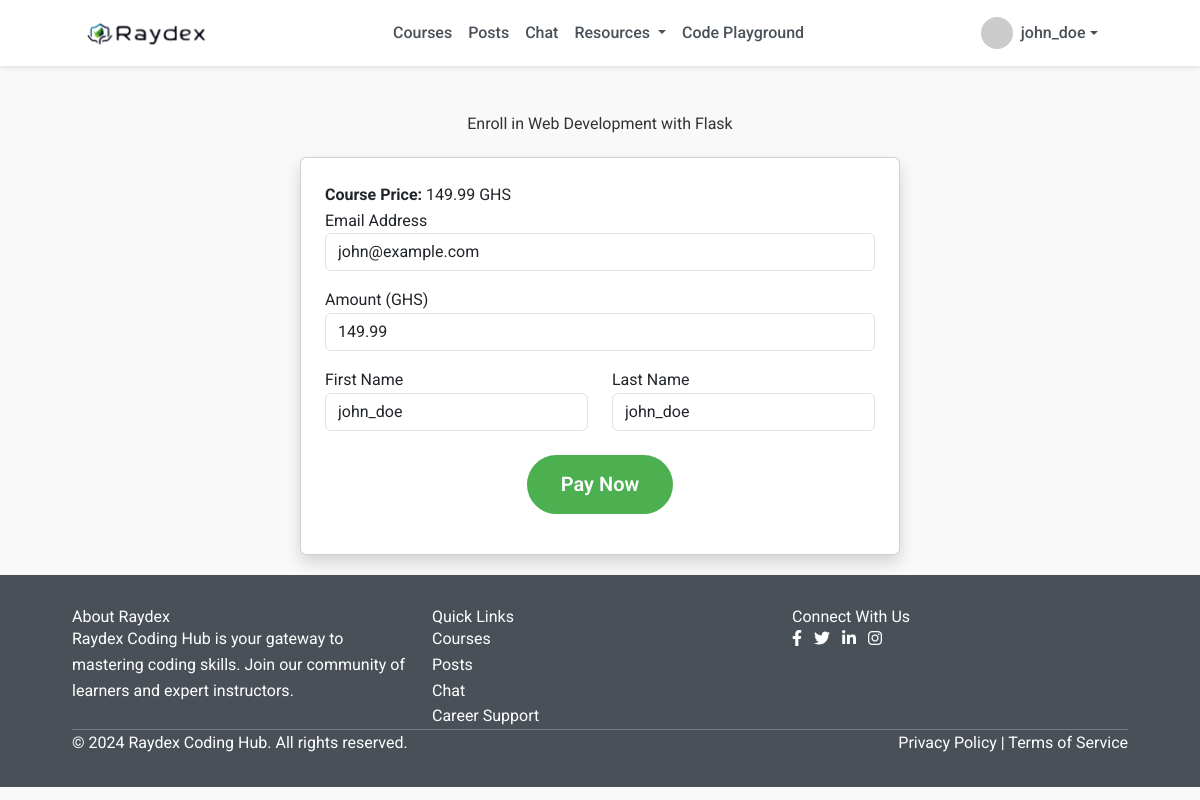
/course/2/enroll (signed in), run on an earlier commit of the app's database.
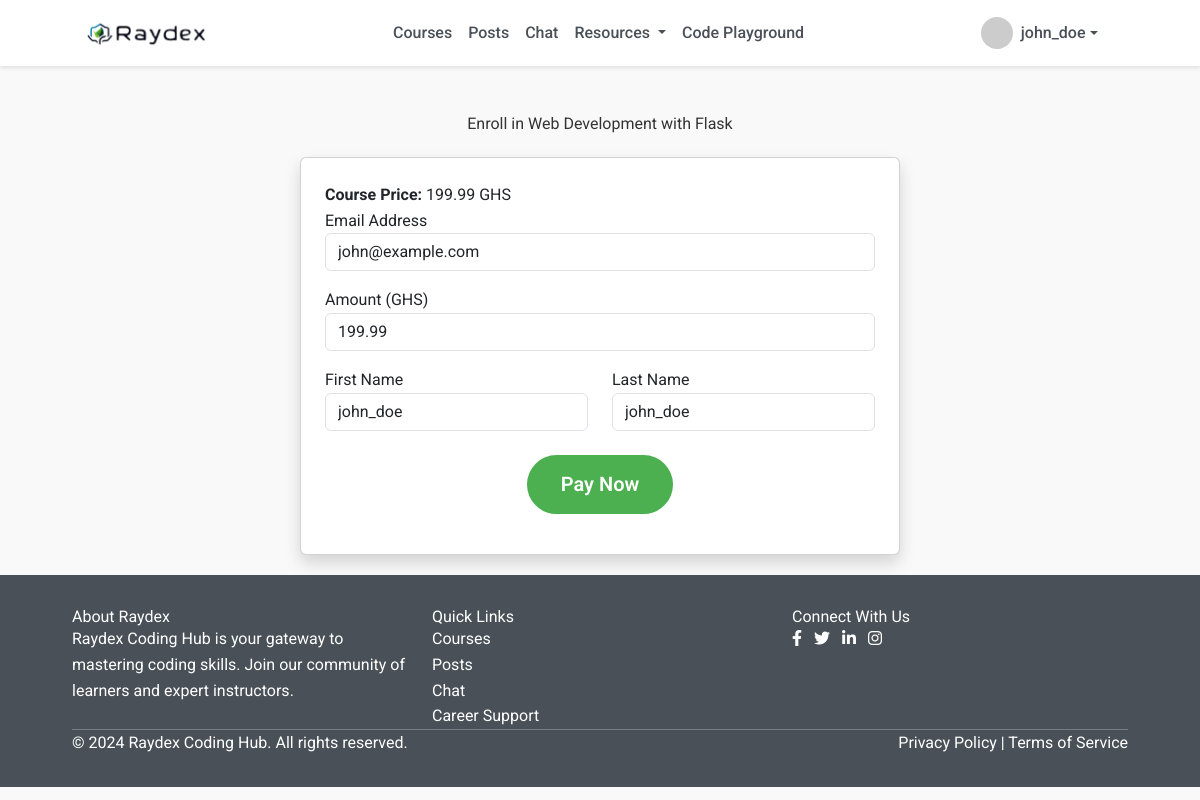
And on a later commit of the database.
### app.py (models this page shows, shortened)
class Course(db.Model):
    id = db.Column(db.Integer, primary_key=True)
    title = db.Column(db.String(100), nullable=False)
    description = db.Column(db.Text, nullable=False)
    price = db.Column(db.Float, nullable=False)
    image = db.Column(db.String(20), nullable=False, default='default.jpg')
    enrollments = db.relationship('Enrollment', backref='course', lazy=True)
    lessons = db.relationship('Lesson', backref='course', lazy=True)

### app.py (the view, shortened to what this page needs)
@app.route('/course/<int:course_id>/enroll', methods=['GET', 'POST'])
@login_required
def enroll(course_id):
    course = Course.query.get_or_404(course_id)
    if Enrollment.query.filter_by(user_id=current_user.id, course_id=course_id).first():
        return jsonify({"success": False, "message": "Already enrolled"}), 400
    return render_template('enroll.html', course=course, user=current_user)

### app.py (called while the page is built)
@login_manager.user_loader
def load_user(user_id):
    return User.query.get(int(user_id))

### templates/enroll.html (shortened to what this page needs)
{% extends "base.html" %} {% block content %}
<div class="enroll-container mt-5">
  <h2 class="text-center mb-4">Enroll in {{ course.title }}</h2>
  <div class="card p-4 shadow">
    <p><strong>Course Price:</strong> {{ course.price }} GHS</p>
    <form id="paymentForm">
      <div class="form-group">
        <label for="email-address">Email Address</label>
        <input
          type="email"
          class="form-control"
          id="email-address"
          value="{{ current_user.email }}"
          required
          readonly
        />
      </div>
      <div class="form-group mt-3">
        <label for="amount">Amount (GHS)</label>
        <input
          type="number"
          class="form-control"
          id="amount"
          value="{{ course.price }}"
          required
          readonly
        />
      </div>
      <div class="row mt-3">
        <div class="col-md-6">
          <div class="form-group">
            <label for="first-name">First Name</label>
            <input
              type="text"
              class="form-control"
              id="first-name"
              value="{{ current_user.username.split()[0] }}"
              required
            />
          </div>
        </div>
        <div class="col-md-6">
          <div class="form-group">
            <label for="last-name">Last Name</label>
            <input
              type="text"
              class="form-control"
              id="last-name"
              value="{{ current_user.username.split()[-1] }}"
              required
            />
          </div>
        </div>
      </div>
      <div class="form-submit mt-4 text-center">
        <button type="button" id="payButton" class="btn btn-primary btn-lg">
          Pay Now
        </button>
      </div>
    </form>
  </div>
</div>
{% endblock %}

What changed in the data, as far as the page shows it:
changed Course "Web Development with Flask": price "149.99" → "199.99"
